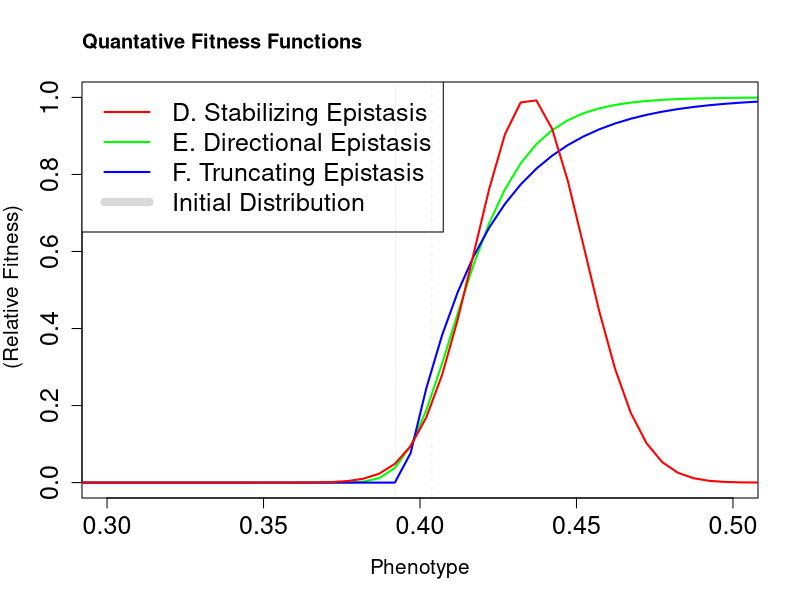
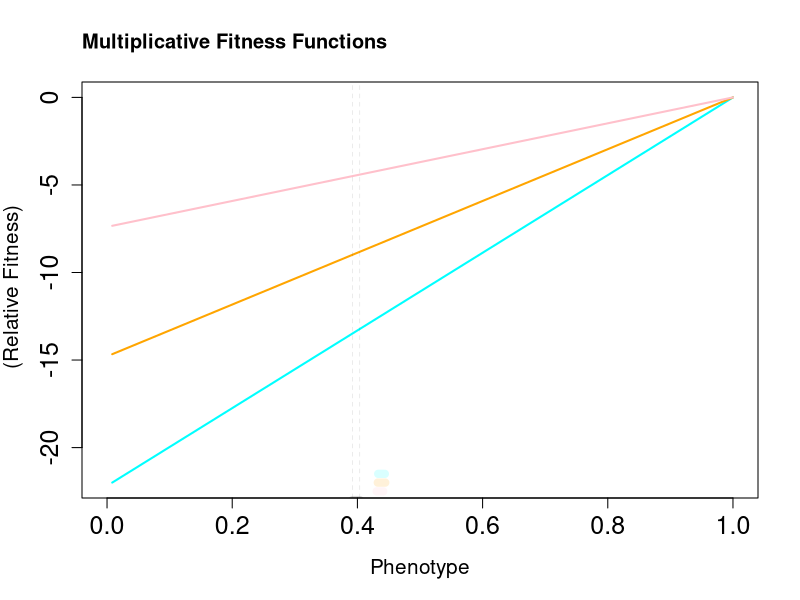

Write the R code that produced these figures, in order.
################
## Quantative ##
################
x <- seq(from = 0, to = 1, length.out = 200)

fmin = 0
fmax = 1
b <- -0.41
s <- 0.1
r <- -75
DirectionalEpistasis = fmin + ((fmax - fmin) / ((1 + s * exp(r *(x + b))) ^(1/s)));


a <- 40
b <- -0.395
tmp = fmin + (fmax - fmin) * (1 - 1 / exp(a * (x + b)));
tmp[tmp < 0.0] = 1e-30;
TruncatingEpistasis = tmp;

mu <- 0.435
std <- 0.0175
StabilizingEpistasis = exp(-0.5 * ((x - mu)^2 / std ^ 2));


plot(x = x, y =  (DirectionalEpistasis), type = "l", col = "green", 
     xlab = "Phenotype", ylab = " (Relative Fitness)", lwd = 2,
     ylim = c(0,1), cex.lab = 1.25, cex.axis = 1.5, xlim = c(0.3, 0.5))
lines(x = x, y =  (TruncatingEpistasis), col = "blue", lwd = 2)
lines(x = x, y =  (StabilizingEpistasis), col = "red", lwd = 2)
title("Quantative Fitness Functions", adj = 0)
legend("topleft", legend = c("D. Stabilizing Epistasis","E. Directional Epistasis", "F. Truncating Epistasis", "Initial Distribution"),
       col = c("red", "green", "Blue", rgb(0,0,0,0.15)), lwd = c(2,2,2,8),
       bg = "white", cex = 1.5)

ci <- seq(from = 0.392263, to = 0.403815, length.out = 3)
y <- rep(-5, times = length(ci))
lines(x=ci, y = y, lwd = 8, col = rgb(0,0,0,0.15))
abline(v = 0.392263, lty = 2, col = rgb(0,0,0,0.15), lwd = 0.5)
abline(v = 0.403815, lty = 2, col = rgb(0,0,0,0.15), lwd = 0.5)

ci <- seq(from = 0.401406, to = 0.412646, length.out = 3)
y <- rep(-4.75, times = length(ci))
lines(x = ci, y = y, lwd = 8, col = rgb(0,1,0,0.15))

ci <- seq(from = 0.401266, to = 0.412542, length.out = 3)
y <- rep(-4.5, times = length(ci))
lines(x = ci, y = y, lwd = 8, col = rgb(1,0,0,0.15))

ci <- seq(from = 0.401696, to = 0.412732, length.out = 3)
y <- rep(-4.25, times = length(ci))
lines(x = ci, y = y, lwd = 8, col = rgb(0,0,1,0.15))

####################
## Multiplicative ##
####################
nmuts <- 1:121
x <- nmuts / 121

a <- 5
positive <- 1.13^(nmuts * (1.5))
multiplicative <- 1.13^nmuts
negative <- 1.13^(nmuts * (0.5))
lb <- min(positive, negative, multiplicative)
ub <- max(positive, negative, multiplicative)

positive <- positive / max(positive[1:121])
multiplicative <- multiplicative / max(multiplicative[1:121])
negative <- negative / max(negative[1:121])


plot(x = x, y =  log(positive), col = "cyan", type = "l" , xlab = "Phenotype",
     ylab = " (Relative Fitness)", lwd = 2, 
     xlim = c(0, 1), cex.lab = 1.25, cex.axis = 1.5)
lines(x = x, y =  log(multiplicative), col = 'orange', lwd = 2)
lines(x = x, y =  log(negative), col = 'pink', lwd = 2)
title("Multiplicative Fitness Functions", adj = 0)
# legend("bottomright", legend = c("A. Multiplicative", "B. Positive Epistasis", "C. Negative Epistasis", "Initial Distribution"),
#        col = c("orange", "cyan", "pink", rgb(0,0,0,0.15)), lwd = c(2,2,2,8),
#        bg = "white", cex = 1.5)

ci <- seq(from = 0.392263, to = 0.403815, length.out = 3)
y <- rep(-23, times = length(ci))
lines(x=ci, y = y, lwd = 8, col = rgb(0,0,0,0.15))
abline(v = 0.392263, lty = 2, col = rgb(0,0,0,0.15), lwd = 0.5)
abline(v = 0.403815, lty = 2, col = rgb(0,0,0,0.15), lwd = 0.5)

ci <- seq(from = 0.433199, to = 0.443856, length.out = 3)
y <- rep(-21.5, times = length(ci))
lines(x=ci, y = y, lwd = 8, col = rgb(0,1,1,0.15))

ci <- seq(from = 0.432522, to = 0.444504, length.out = 3)
y <- rep(-22, times = length(ci))
lines(x=ci, y = y, lwd = 8, col = rgb(1, .647, 0,0.15))

ci <- seq(from = 0.430782,to = 0.441271, length.out = 3)
y <- rep(-22.5, times = length(ci))
lines(x=ci, y = y, lwd = 8, col = rgb(1, .753, .796,0.15))


